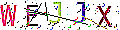

Source code (Python):
import random

from PIL import Image, ImageDraw, ImageFont, ImageFilter


# 基于Monaco.ttf字体文件写字,font_size字体大小
def check_code(width=120, height=30, char_length=5, font_file='Monaco.ttf', font_size=28):
    code = []
    # 生成一张图片
    img = Image.new(mode='RGB', size=(width, height), color=(255, 255, 255))
    # 创建画笔
    draw = ImageDraw.Draw(img, mode='RGB')

    def rndChar():
        """
        生成随机字母
        :return:
        """
        return chr(random.randint(65, 90))

    def rndColor():
        """
        生成随机颜色
        :return:
        """
        return (random.randint(0, 255), random.randint(10, 255), random.randint(64, 255))

    # 写文字
    font = ImageFont.truetype(font_file, font_size)
    for i in range(char_length):
        char = rndChar()
        code.append(char)
        h = random.randint(0, 4)
        draw.text([i * width / char_length, h], char, font=font, fill=rndColor())

    # 写干扰点
    for i in range(40):
        draw.point([random.randint(0, width), random.randint(0, height)], fill=rndColor())

    # 写干扰圆圈
    for i in range(40):
        draw.point([random.randint(0, width), random.randint(0, height)], fill=rndColor())
        x = random.randint(0, width)
        y = random.randint(0, height)
        draw.arc((x, y, x + 4, y + 4), 0, 90, fill=rndColor())

    # 画干扰线
    for i in range(5):
        x1 = random.randint(0, width)
        y1 = random.randint(0, height)
        x2 = random.randint(0, width)
        y2 = random.randint(0, height)

        draw.line((x1, y1, x2, y2), fill=rndColor())

    img = img.filter(ImageFilter.EDGE_ENHANCE_MORE)
    return img, ''.join(code)
